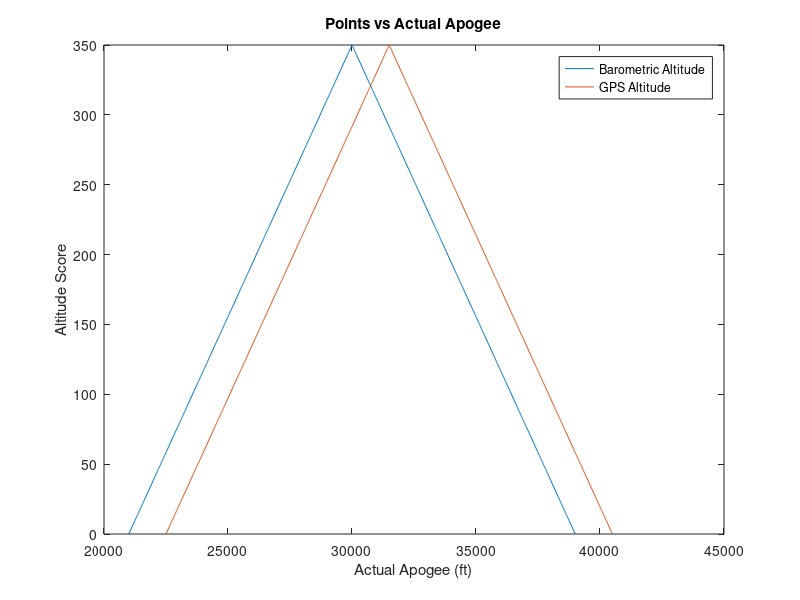

MATLAB code for this plot: (Note: this script raises an error after producing the figure.)
targetApo = 30000;
baroApo = linspace(21000, 39000, 1000);
gpsApo = baroApo + 1500;


pointsLost = ( 350 / (0.3 * targetApo) ) * (abs(targetApo - baroApo));

points = 350 - pointsLost;

figure;
plot(baroApo, points);
hold on;
plot(gpsApo, points);
xlabel('Actual Apogee (ft)');
ylabel('Altitude Score');
title('Points vs Actual Apogee');
legend("Barometric Altitude", "GPS Altitude");
xaxis([20000, 40000])
grid on;
